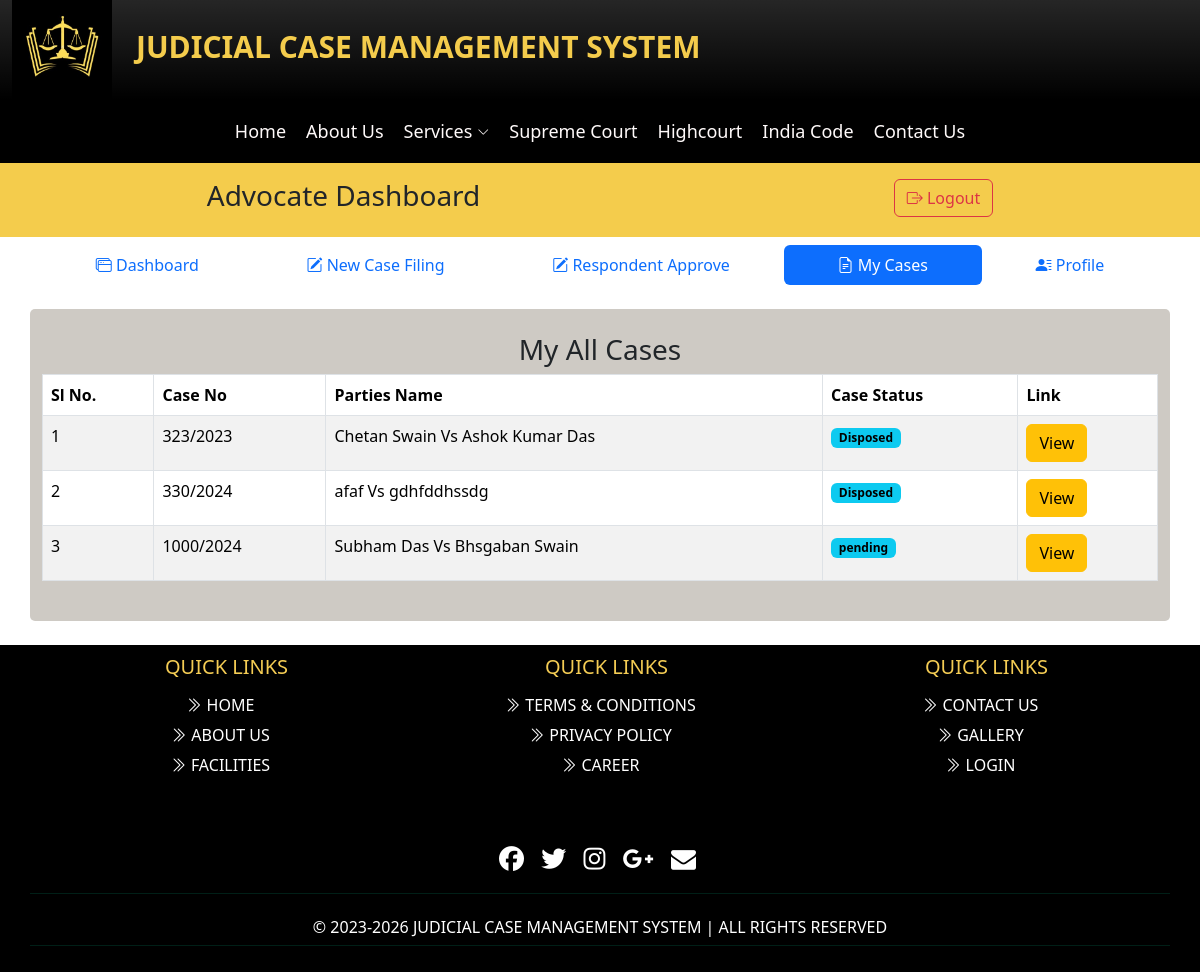
The app's page /Advocate/cases.php (signed in) with its own data.
### tables this page shows
CREATE TABLE `casefiling` (
  `slno` int(11) NOT NULL,
  `filingno` int(20) NOT NULL,
  `state` varchar(20) NOT NULL,
  `court` varchar(100) NOT NULL,
  `casetype` varchar(15) NOT NULL,
  `date` date NOT NULL,
  `pname` varchar(50) NOT NULL,
  `pgname` varchar(50) NOT NULL,
  `page` int(10) NOT NULL,
  `pgender` varchar(15) NOT NULL,
  `pnation` varchar(20) NOT NULL,
  `pcaste` varchar(10) NOT NULL,
  `pemail` varchar(50) NOT NULL,
  `pphn` bigint(10) NOT NULL,
  `padd` varchar(70) NOT NULL,
  `pcity` varchar(20) NOT NULL,
  `pstate` varchar(20) NOT NULL,
  `ppin` int(6) NOT NULL,
  `rname` varchar(50) NOT NULL,
  `rgname` varchar(50) NOT NULL,
  `rage` int(5) NOT NULL,
  `rgender` varchar(6) NOT NULL,
  `rnation` varchar(20) NOT NULL,
  `rcaste` varchar(25) NOT NULL,
  `radd` varchar(70) NOT NULL,
  `rcity` varchar(20) NOT NULL,
  `rstate` varchar(20) NOT NULL,
  `rpin` int(6) NOT NULL,
  `advno` varchar(30) NOT NULL,
  `advname` varchar(50) NOT NULL,
  `r_advname` varchar(50) DEFAULT NULL,
  `r_advno` varchar(10) DEFAULT NULL,
  `fact` text NOT NULL,
  `act` varchar(100) NOT NULL,
  `section` varchar(100) NOT NULL,
  `file` varchar(100) NOT NULL,
  `sts` varchar(11) NOT NULL,
  `judgement` text DEFAULT NULL,
  `verify` int(1) NOT NULL DEFAULT 0
);

CREATE TABLE `case_info` (
  `slno` int(100) NOT NULL,
  `f_filingno` varchar(11) NOT NULL,
  `f-date` date NOT NULL,
  `case_type` varchar(11) NOT NULL,
  `case_no` varchar(11) NOT NULL,
  `year` int(11) NOT NULL,
  `regd_date` date NOT NULL,
  `j_regd` varchar(11) NOT NULL,
  `a_regd` varchar(11) NOT NULL,
  `courtno` int(11) NOT NULL
);

### Advocate/cases.php (the view, shortened to what this page needs)
<!DOCTYPE html>
<html lang="en">
<head>
</head>
<body>
    <?php include 'head.php'; ?>
    <?php include 'a_nav.php'; ?>
    <div class="container boxtbl">
        <h3 class="text-center">My All Cases</h3>
        <table class="table table-striped table-hover table-bordered">
            <thead>
                <tr>
                    <th>Sl No.</th>
                    <th>Case No</th>
                    <th>Parties Name</th>
                    <th>Case Status</th>
                    <th>Link</th>
                </tr>
            </thead>
            <tbody>
                <?php
                include '../dbcon.php';
                $amail = $_SESSION['username'];
                $sql = "select * from `advocate_info` where  `a_email` = '$amail' ";
                $result = mysqli_query($con, $sql);
                if (mysqli_num_rows($result) > 0) {
                    while ($row = mysqli_fetch_array($result)) {
                        $Regd = $row['a_regd'];
                    }
                } else {
                    echo "Unable to Show your Information";
                }
                $sql = "SELECT * FROM `casefiling` WHERE `advno`= '$Regd' OR `r_advno`='$Regd' ";
                $res = mysqli_query($con, $sql);
                if ($res) {
                    if (mysqli_num_rows($res) > 0) {
                        $sl = 1;
                        foreach ($res as $row) {
                            echo '<tr>
                            <td>' . $sl . '</td>';
                            $sl++;
                            $sql2 = "SELECT * FROM `case_info` WHERE `f_filingno`= " . $row['filingno'] . " ";
                            $res2 = mysqli_query($con, $sql2);
                            foreach ($res2 as  $rw) {
                                $case = $rw['case_no'] . '/' . $rw['year'];
                                echo '
                                <td>' . $case . '</td>';
                            }
                            echo '
                            <td>' . $row['pname'] . '  Vs  ' . $row['rname'] . '</td>
                            <td><span class="badge text-bg-info" >' . $row['sts'] . '</span></td>
                            <td><a href="caseinfo.php?fno=' . $row['filingno'] . '" class="btn btn-warning" id="link">View</a></td>
                            </tr>';
                        }
                    } else {
                        echo '<tr><td></td><td></td>
                        <td>No Cases are found</td>
                        <td></td><td></td><tr>';
                    }
                } else {
                    echo "Error";
                }
                ?>
            </tbody><a href="../Client/caseinfo.php?fno="></a>
        </table>
    </div>
    <?php include 'foot.php'; ?>
</body>
</html>

### assets/css/nav.css (style rules this page uses)
body { font-family: Georgia, 'Cambria'; }
.boxtbl { padding: 2%; margin: 2% auto; width: 60%; background: rgb(206, 202, 196) !important; border-radius: 5px; }
*, *::before, *::after { box-sizing: border-box; }

### Advocate/head.php (style rules this page uses)
.boxtbl { padding: 2%; margin: 2% auto; width: 90%; background: rgb(206, 202, 196) !important; border-radius: 5px; }

### records on screen
casefiling: pname "Chetan Swain", rname "Ashok Kumar Das", sts "Disposed"
case_info: case "323/2023"
casefiling: pname "afaf", rname "gdhfddhssdg", sts "Disposed"
case_info: case "330/2024"
casefiling: pname "Subham Das", rname "Bhsgaban Swain", sts "pending"
case_info: case "1000/2024"
